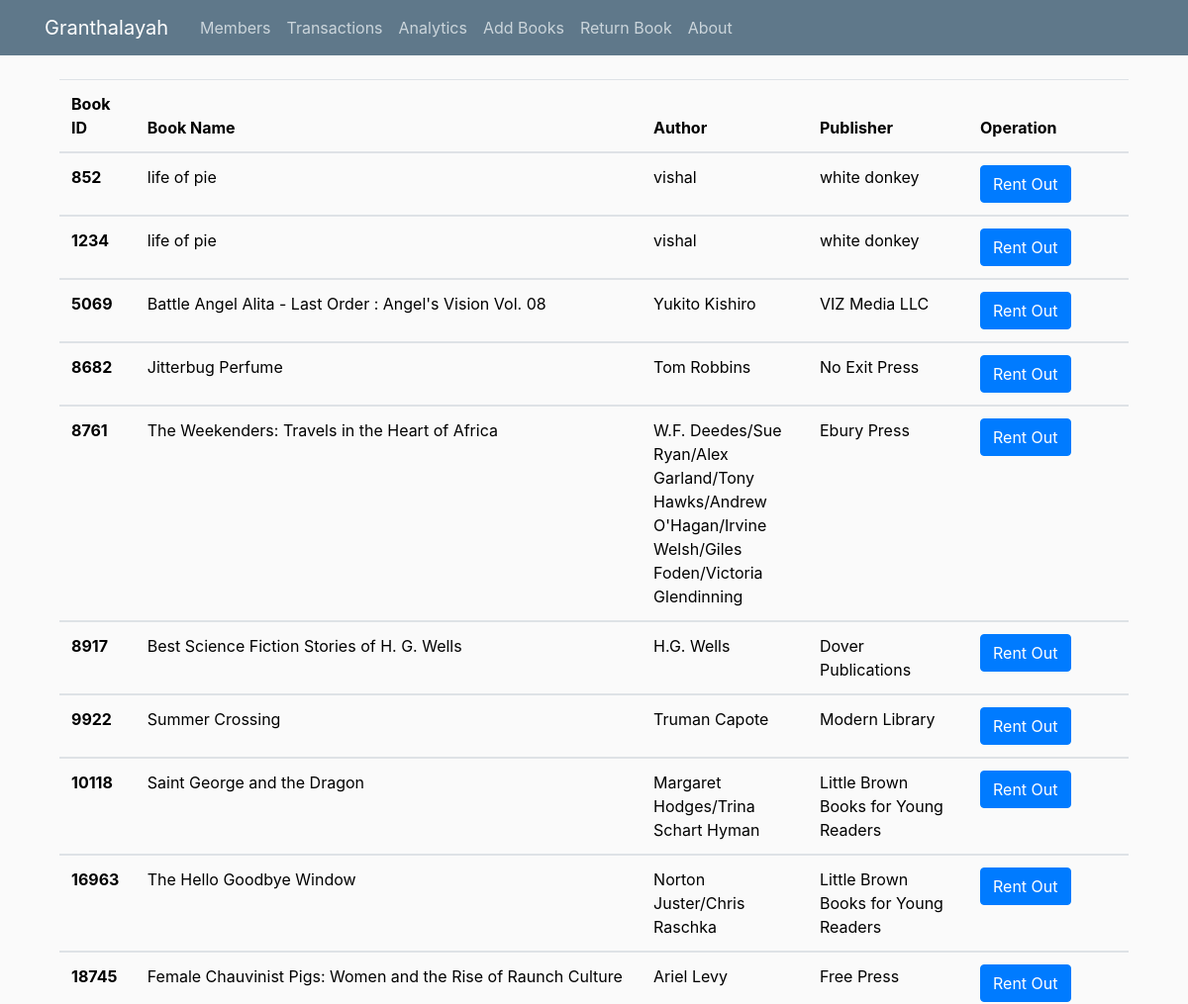
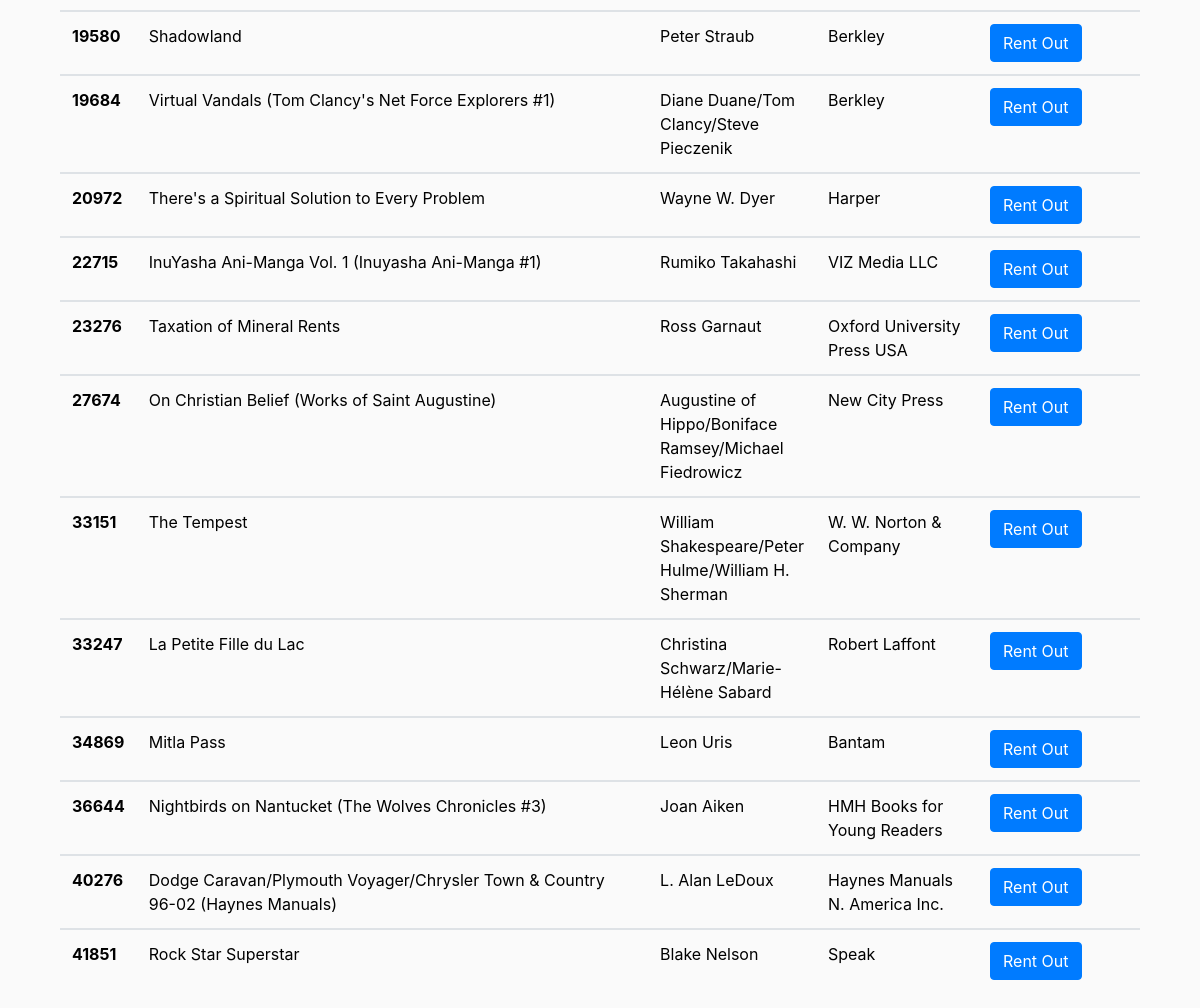
The page /home on the database its author committed (2 pictures, top to bottom).
### atheneum/models.py (models this page shows)
class Books(db.Model):
    book_ID                 = db.Column(db.Integer , primary_key = True) # book_id
    book_title               = db.Column(db.String(150))   # book_title
    authors                 = db.Column(db.String(75))    # authors
    quantity                = db.Column(db.Integer , default = 1) # quantity
    borrower                = db.Column(db.Integer , default = -1)   # borrower
    isbn                    = db.Column(db.String(15))             # isbn
    isbn13                    = db.Column(db.String(15))             # isbn13
    times_issued            = db.Column(db.Integer , default = 0)  # times_issued
    publisher               = db.Column(db.String(75))    # publisher

### atheneum/requisite/routes.py (the view)
@requisite.route("/")
@requisite.route("/home")
def home():
    available_books = Books.query.all()
    return render_template("home.html",  title="Library", books = available_books )

### atheneum/templates/home.html (shortened to what this page needs)
{% extends "layout.html" %}
{% block content %}
{% block body %}
<div style="width: 90%; margin-left: auto; margin-right: auto">
  <table class="table" style="color: black">
    <thead>
      <tr>
        <th scope="col" style="width: 6%">Book ID</th>
        <th scope="col">Book Name</th>
        <th scope="col" style="width: 15%">Author</th>
        <th scope="col" style="width: 15%">Publisher</th>
        <th scope="col" style="width: 15%">Operation</th>
      </tr>
    </thead>
    {% for book in books %}
    {% if book.quantity == 1 %}
    <tbody>
      <tr>
        <th scope="row">{{book.book_ID}}</th>
        <td>{{book.book_title}}</td>
        <td>{{book.authors}}</td>
        <td>{{book.publisher}}</td>
        <td>
          <a href="rent_out/{{book.book_ID}}"
            ><button class="btn btn-primary">Rent Out</button></a
          >
        </td>
      </tr>
    </tbody>
    {% endif %}
    {% endfor %}
  </table>
</div>
{% endblock body %}
{% endblock content %}

### atheneum/templates/layout.html (shortened to what this page needs)
<!DOCTYPE html>
<html>
<head>
  <link rel="stylesheet" href="https://maxcdn.bootstrapcdn.com/bootstrap/4.0.0/css/bootstrap.min.css">
  <link rel="stylesheet" type="text/css" href="{{ url_for('static', filename='main.css') }}">
</head>
<body>
  <header class="site-header">
    <nav class="navbar navbar-expand-md navbar-dark bg-steel fixed-top">
      <div class="container">
        <a class="navbar-brand mr-4" href="/">Granthalayah</a>
        <div class="collapse navbar-collapse" id="navbarToggle">
          <div class="navbar-nav mr-auto">
            <a class="nav-item nav-link" href="{{ url_for('requisite.members') }}">Members</a>
            <a class="nav-item nav-link" href="{{ url_for('requisite.transactions') }}">Transactions</a>
            <a class="nav-item nav-link" href="{{ url_for('requisite.analytics') }}">Analytics</a>
            <a class="nav-item nav-link" href="{{ url_for('requisite.addBooks') }}">Add Books</a>
            <a class="nav-item nav-link" href="{{ url_for('requisite.return_book') }}">Return Book</a>
            <a class="nav-item nav-link" href="{{ url_for('requisite.about') }}">About</a>
          </div>
         </div>
       </div>
   </nav>
 </header>
    {% block content %}{% endblock content %}
</body>
</html>

### atheneum/static/main.css (style rules this page uses)
body { background: #fafafa; color: #333333; margin-top: 5rem; }
.bg-steel { background-color: #5f788a; }
.site-header .navbar-nav .nav-link { color: #cbd5db; }

### rows shown on the page
Books: book_ID "852", book_title "life of pie", authors "vishal", publisher "white donkey"
Books: book_ID "1234", book_title "life of pie", authors "vishal", publisher "white donkey"
Books: book_ID "5069", book_title "Battle Angel Alita - Last Order : Angel's Vision Vol. 08", authors "Yukito Kishiro", publisher "VIZ Media LLC"
Books: book_ID "8682", book_title "Jitterbug Perfume", authors "Tom Robbins", publisher "No Exit Press"
Books: book_ID "8761", book_title "The Weekenders: Travels in the Heart of Africa", authors "W.F. Deedes/Sue Ryan/Alex Garland/Tony Hawks/Andrew O'Hagan/Irvine Welsh/Giles Foden/Victoria Glendinning", publisher "Ebury Press"
Books: book_ID "8917", book_title "Best Science Fiction Stories of H. G. Wells", authors "H.G. Wells", publisher "Dover Publications"
Books: book_ID "9922", book_title "Summer Crossing", authors "Truman Capote", publisher "Modern Library"
Books: book_ID "10118", book_title "Saint George and the Dragon", authors "Margaret Hodges/Trina Schart Hyman", publisher "Little Brown Books for Young Readers"
Books: book_ID "16963", book_title "The Hello Goodbye Window", authors "Norton Juster/Chris Raschka", publisher "Little Brown Books for Young Readers"
Books: book_ID "18745", book_title "Female Chauvinist Pigs: Women and the Rise of Raunch Culture", authors "Ariel Levy", publisher "Free Press"
Books: book_ID "19580", book_title "Shadowland", authors "Peter Straub", publisher "Berkley"
Books: book_ID "19684", book_title "Virtual Vandals (Tom Clancy's Net Force Explorers #1)", authors "Diane Duane/Tom Clancy/Steve Pieczenik", publisher "Berkley"
Books: book_ID "20972", book_title "There's a Spiritual Solution to Every Problem", authors "Wayne W. Dyer", publisher "Harper"
Books: book_ID "22715", book_title "InuYasha Ani-Manga Vol. 1 (Inuyasha Ani-Manga #1)", authors "Rumiko Takahashi", publisher "VIZ Media LLC"
Books: book_ID "23276", book_title "Taxation of Mineral Rents", authors "Ross Garnaut", publisher "Oxford University Press USA"
Books: book_ID "27674", book_title "On Christian Belief (Works of Saint Augustine)", authors "Augustine of Hippo/Boniface Ramsey/Michael Fiedrowicz", publisher "New City Press"
Books: book_ID "33151", book_title "The Tempest", authors "William Shakespeare/Peter Hulme/William H. Sherman", publisher "W. W. Norton & Company"
Books: book_ID "33247", book_title "La Petite Fille du Lac", authors "Christina Schwarz/Marie-Hélène Sabard", publisher "Robert Laffont"
Books: book_ID "34869", book_title "Mitla Pass", authors "Leon Uris", publisher "Bantam"
Books: book_ID "36644", book_title "Nightbirds on Nantucket (The Wolves Chronicles #3)", authors "Joan Aiken", publisher "HMH Books for Young Readers"
Books: book_ID "40276", book_title "Dodge Caravan/Plymouth Voyager/Chrysler Town & Country 96-02 (Haynes Manuals)", authors "L. Alan LeDoux", publisher "Haynes Manuals N. America Inc."
Books: book_ID "41851", book_title "Rock Star Superstar", authors "Blake Nelson", publisher "Speak"
